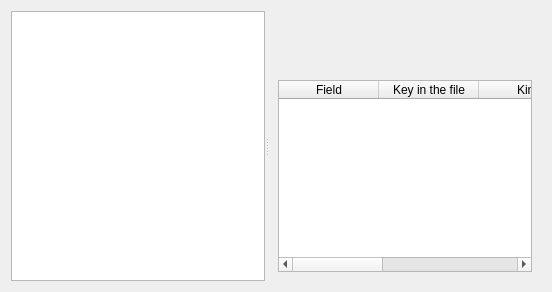
<?xml version="1.0" encoding="UTF-8"?>
<ui version="4.0">
 <class>BrowseForm</class>
 <widget class="QWidget" name="BrowseForm">
  <layout class="QHBoxLayout" name="outerLayout">
   <item>
    <widget class="QSplitter" name="splitter">
     <property name="orientation">
      <enum>Qt::Horizontal</enum>
     </property>
     <widget class="QTreeWidget" name="tree">
      <attribute name="headerVisible">
       <bool>false</bool>
      </attribute>
      <column>
       <property name="text">
        <string notr="true">1</string>
       </property>
      </column>
     </widget>
     <widget class="QWidget" name="right">
      <layout class="QVBoxLayout" name="column">
       <property name="leftMargin">
        <number>9</number>
       </property>
       <property name="topMargin">
        <number>9</number>
       </property>
       <property name="rightMargin">
        <number>9</number>
       </property>
       <property name="bottomMargin">
        <number>9</number>
       </property>
       <item>
        <widget class="QLabel" name="title">
         <property name="styleSheet">
          <string notr="true">font-weight: bold;</string>
         </property>
         <property name="text">
          <string/>
         </property>
        </widget>
       </item>
       <item>
        <widget class="QLabel" name="note">
         <property name="text">
          <string/>
         </property>
         <property name="wordWrap">
          <bool>true</bool>
         </property>
        </widget>
       </item>
       <item>
        <widget class="QLabel" name="where">
         <property name="styleSheet">
          <string notr="true">color: #808080;</string>
         </property>
         <property name="text">
          <string/>
         </property>
        </widget>
       </item>
       <item>
        <widget class="QTableWidget" name="table">
         <attribute name="horizontalHeaderStretchLastSection">
          <bool>true</bool>
         </attribute>
         <attribute name="verticalHeaderVisible">
          <bool>false</bool>
         </attribute>
         <column>
          <property name="text">
           <string>Field</string>
          </property>
         </column>
         <column>
          <property name="text">
           <string>Key in the file</string>
          </property>
         </column>
         <column>
          <property name="text">
           <string>Kind</string>
          </property>
         </column>
         <column>
          <property name="text">
           <string>Needed</string>
          </property>
         </column>
         <column>
          <property name="text">
           <string>Starts as</string>
          </property>
         </column>
        </widget>
       </item>
      </layout>
     </widget>
    </widget>
   </item>
  </layout>
 </widget>
 <resources/>
 <connections/>
</ui>
